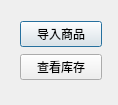
<?xml version="1.0" encoding="UTF-8"?>
<ui version="4.0">
 <class>GoodsManageDialog</class>
 <widget class="QDialog" name="GoodsManageDialog">
  <property name="geometry">
   <rect>
    <x>0</x>
    <y>0</y>
    <width>118</width>
    <height>105</height>
   </rect>
  </property>
  <property name="windowTitle">
   <string/>
  </property>
  <widget class="QWidget" name="layoutWidget">
   <property name="geometry">
    <rect>
     <x>20</x>
     <y>20</y>
     <width>82</width>
     <height>62</height>
    </rect>
   </property>
   <layout class="QVBoxLayout" name="verticalLayout">
    <item>
     <widget class="QPushButton" name="newInvoiceButton">
      <property name="text">
       <string>导入商品</string>
      </property>
     </widget>
    </item>
    <item>
     <widget class="QPushButton" name="viewInvoiceButton">
      <property name="text">
       <string>查看库存</string>
      </property>
     </widget>
    </item>
   </layout>
  </widget>
 </widget>
 <resources/>
 <connections/>
</ui>
